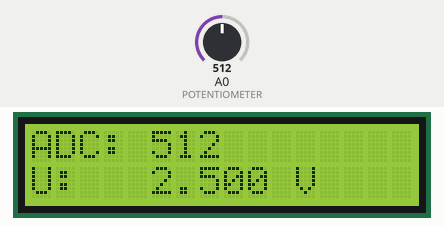
Recording of a sketch running on a simulated Arduino Uno, built with avr-gcc and run on an emulated ATmega328P. Shown: 16×2 character LCD. The test bench sets the inputs (shaded band); at power-on: A0 (POTENTIOMETER) = 512. What the sketch prints to the serial monitor is not drawn.

Above: at 1.2 s.
1.3 s: A0 (POTENTIOMETER) set to 109
At 2.5 s:
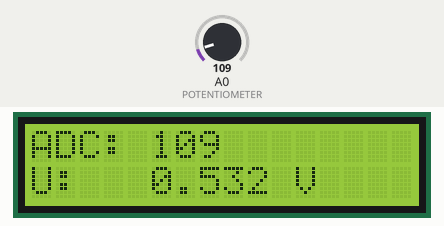
2.8 s: A0 (POTENTIOMETER) set to 95
At 3.7 s:
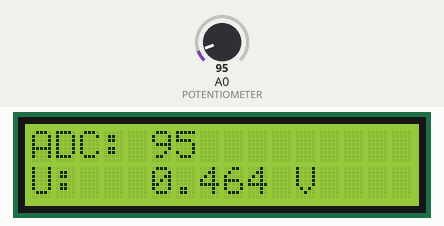
4.3 s: A0 (POTENTIOMETER) set to 11
At 5.1 s:
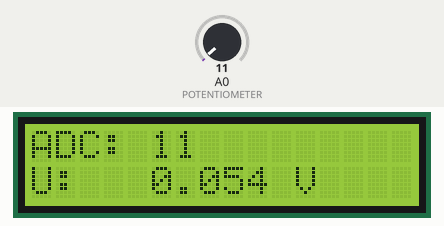
5.8 s: A0 (POTENTIOMETER) set to 8
At 6.8 s:
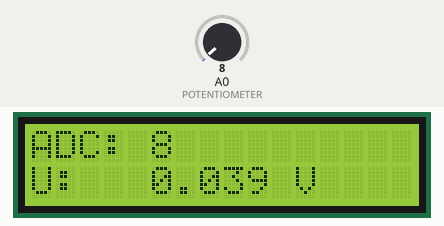
Timing chart, 0 to 8.3 s (numbered marks = the images above; inputs shaded):
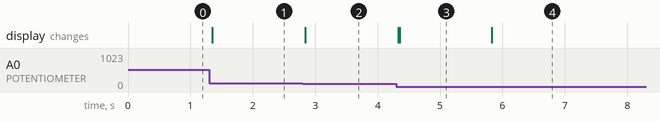

Measured:
- after the input at 1.3 s, the display: changes after 0.05 s (image 1)
- after the input at 2.8 s, the display: changes at once (image 2)
- after the input at 4.3 s, the display: first changes at once (image 3 shows a later state)
- after the input at 5.8 s, the display: changes at once (image 4)

The sketch:

zad3_4.ino
```cpp
#include <LiquidCrystal_I2C.h>

#define POTENTIOMETER A0
#define V_REF 5.0
#define SAMPLES 16
#define HYSTERESIS 2

LiquidCrystal_I2C lcd(0x27, 16, 2);

int shownValue = -1;

void setup()
{
  lcd.init();
  lcd.clear();
  lcd.backlight();

  lcd.print("ADC:");
  lcd.setCursor(0, 1);
  lcd.print("U:");

  Serial.begin(9600);
  while (!Serial)
    ;
}

int readAveraged()
{
  long sum = 0;
  for (int i = 0; i < SAMPLES; i++)
    sum += analogRead(POTENTIOMETER);
  return (sum + SAMPLES / 2) / SAMPLES;
}

void loop()
{
  int value = readAveraged();

  Serial.print("min:0 max:1023 adc:");
  Serial.println(value);

  if (shownValue < 0 || abs(value - shownValue) > HYSTERESIS ||
      (value != shownValue && (value == 0 || value == 1023)))
  {
    shownValue = value;

    lcd.setCursor(5, 0);
    lcd.print(value);
    lcd.print("    ");

    lcd.setCursor(5, 1);
    lcd.print(value * V_REF / 1024, 3);
    lcd.print(" V");
  }

  delay(10);
}
```
